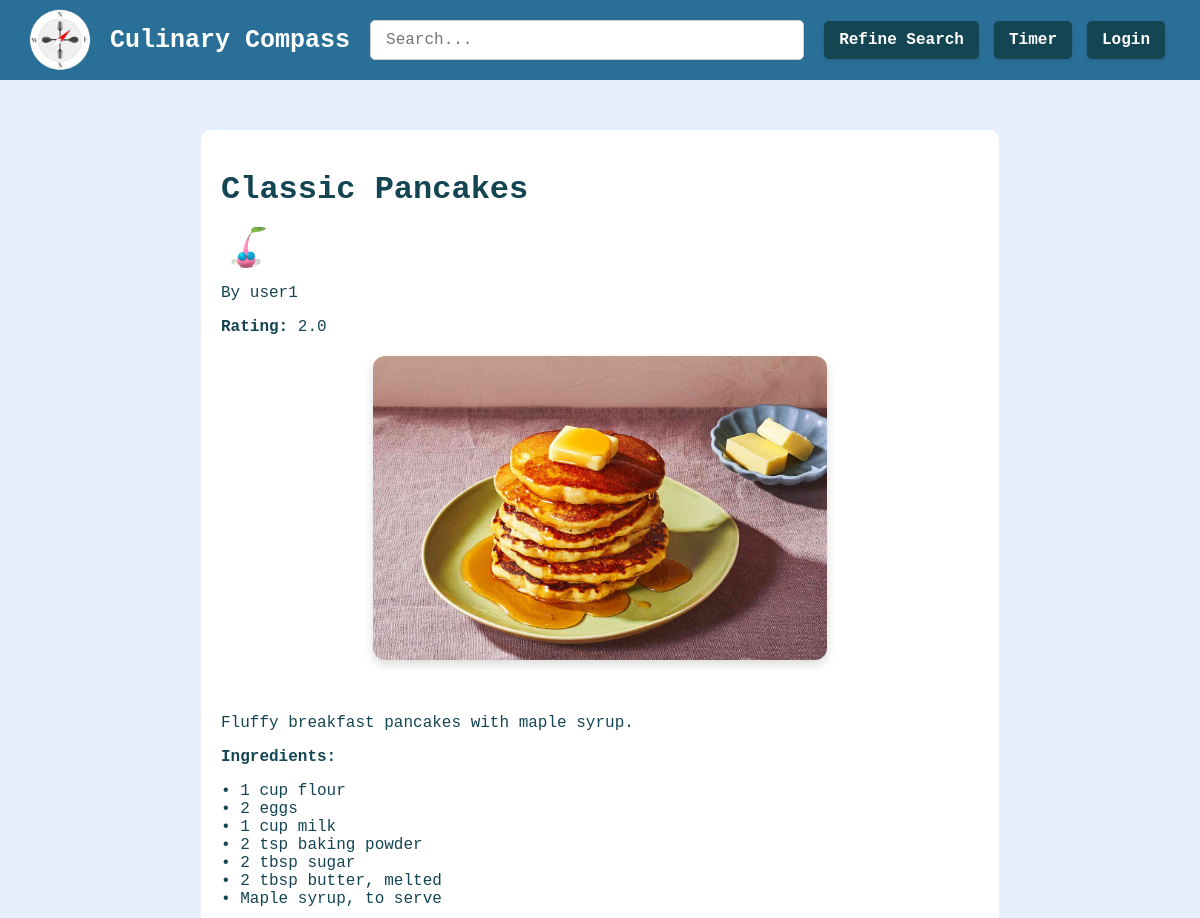
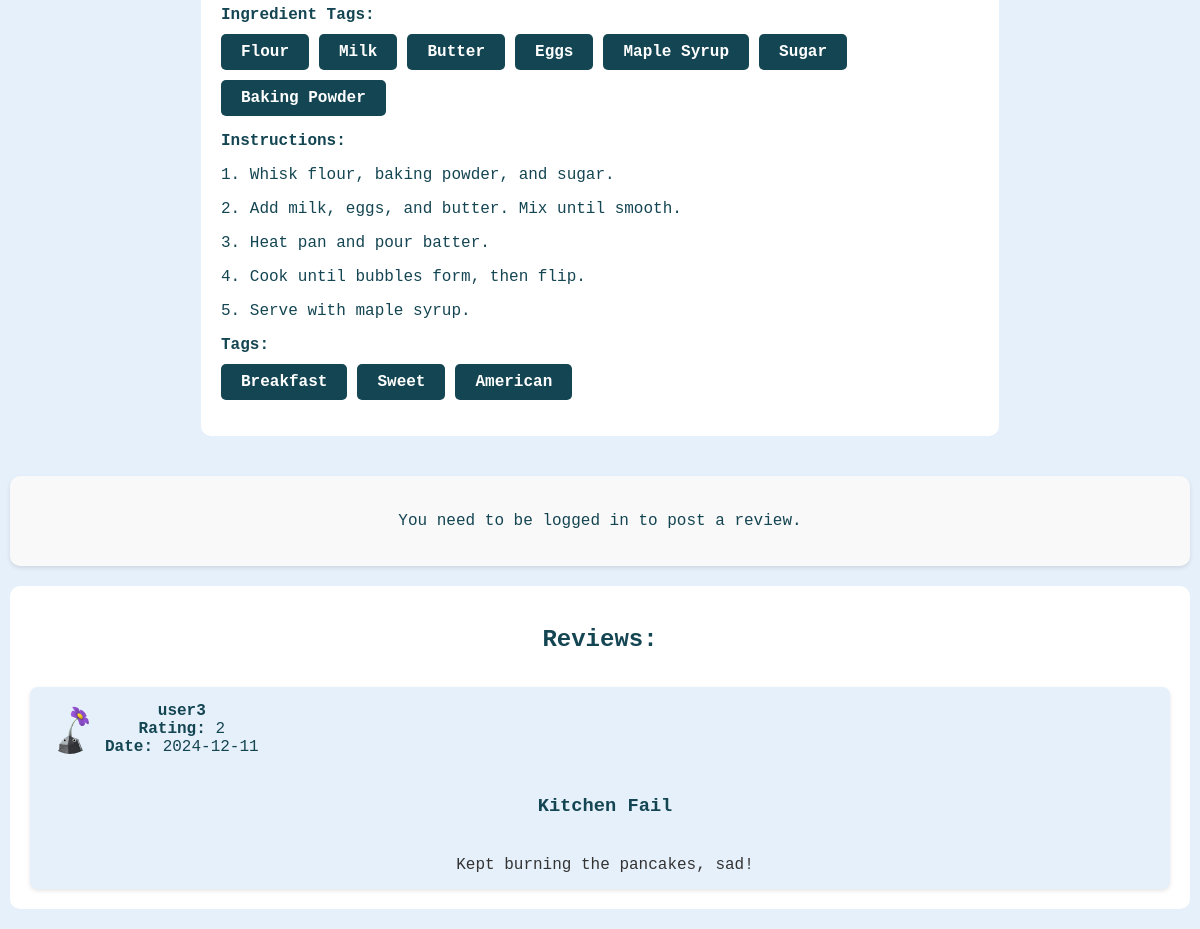
/recipe/3, run on the app's committed database (2 pictures, top to bottom).
### tables this page shows
CREATE TABLE recipes (
        id INTEGER PRIMARY KEY AUTOINCREMENT,
        user_id INTEGER NOT NULL,
        title TEXT NOT NULL,
        intro TEXT,
        ingredient_list TEXT,
        ingredient_tags TEXT,
        instructions TEXT,
        tags TEXT,
        rating REAL,
        image TEXT
    );

CREATE TABLE users (
        id INTEGER PRIMARY KEY AUTOINCREMENT,
        username TEXT NOT NULL UNIQUE,
        password TEXT NOT NULL,
        profile_picture TEXT NOT NULL,
        is_admin INTEGER DEFAULT 0,
        failed_attempts INTEGER DEFAULT 0,
        lockout_timer TIMESTAMP NULL
    );

CREATE TABLE reviews (
        id INTEGER PRIMARY KEY AUTOINCREMENT,
        recipe_id INTEGER NOT NULL,
        user_id INTEGER NOT NULL,
        rating INTEGER NOT NULL,
        review TEXT,
        title TEXT,
        date TEXT NOT NULL,
        profile_picture TEXT,
        FOREIGN KEY (recipe_id) REFERENCES recipes(id) ON DELETE CASCADE,
        FOREIGN KEY (user_id) REFERENCES users(id) ON DELETE CASCADE
    );

### MW aaaaa/app.py (the view, shortened to what this page needs)
@app.route('/recipe/<int:recipe_id>', methods=['GET', 'POST'])
def recipe_page(recipe_id):
    connection = get_db_connection()
    cursor = connection.cursor()
    connection.execute("PRAGMA foreign_keys = ON;")
    query_recipe = '''
    SELECT recipes.*, users.username AS writer_username, users.id AS writer_id, users.profile_picture AS writer_pic
    FROM recipes
    JOIN users ON recipes.user_id = users.id
    WHERE recipes.id = ?
    '''
    recipe = connection.execute(query_recipe, (recipe_id,)).fetchone()
    query_reviews = '''
    SELECT users.username, reviews.*, reviews.title AS review_title
    FROM reviews
    JOIN users ON reviews.user_id = users.id
    WHERE reviews.recipe_id = ?
    '''
    reviews = connection.execute(query_reviews, (recipe_id,)).fetchall()
    is_favourited = False
    user_review = None
    if 'user_id' in session:
        user_id = session['user_id']
        is_favourited = cursor.execute("SELECT 1 FROM favourites WHERE recipe_id = ? AND user_id = ?", (recipe_id, user_id)).fetchone() is not None
        user_review = cursor.execute(
            "SELECT * FROM reviews WHERE recipe_id = ? AND user_id = ?",
            (recipe_id, user_id)
        ).fetchone()
        query_annotations = '''
        SELECT annotations.highlighted_text, annotations.annotation_text
        FROM annotations
        JOIN users ON annotations.user_id = users.id
        WHERE annotations.recipe_id = ? AND annotations.user_id = ?
        '''
        annotations = connection.execute(query_annotations, (recipe_id, user_id)).fetchall()
    else:
        annotations = []
    connection.close()
    if recipe:
        tags_dict = json.loads(recipe['tags'])
        tags = []
        for tag_list in tags_dict.values():
            tags.extend(tag_list)
        ingredient_tags_dict = json.loads(recipe['ingredient_tags'])
        ingredient_tags = []
        for tag_list in ingredient_tags_dict.values():
            ingredient_tags.extend(tag_list)
        recipe_data = {
            "writer_username": recipe['writer_username'],
            "writer_id": recipe['writer_id'],
            "writer_pic": recipe['writer_pic'],
            "id": recipe['id'],
            "title": recipe['title'],
            "instructions": recipe['instructions'],
            "intro": recipe['intro'],
            "ingredient_list": recipe['ingredient_list'],
            "ingredient_tags": ingredient_tags,
            "tags": tags,
            "rating": recipe['rating'] if reviews else "N/A",
            "image": recipe['image'],
            "annotations": [
                {
                    "highlighted_text": a['highlighted_text'],
                    "annotation_text": a['annotation_text']
                } for a in annotations
            ],
            "reviews": [
                {
                    "user_id": r['user_id'],
                    "username": r['username'],
                    "profile_picture": r['profile_picture'],
                    "review_title": r['review_title'],
                    "review": r['review'],
                    "rating": r['rating'],
                    "date": r['date']
                } for r in reviews
            ]
        }
        recipe_data["instructions"] = highlight_text(recipe_data["instructions"], recipe_data["annotations"])
        return render_template('recipepage.html', recipe=recipe_data, tags=tags, ingredient_tags=ingredient_tags, is_favourited=is_favourited, user_review=user_review)
    else:
        return "Page not found", 404

### MW aaaaa/app.py (called while the page is built)
def get_db_connection():
    connection = sqlite3.connect('my-database.db')
    connection.row_factory = sqlite3.Row
    return connection

def highlight_text(instructions, annotations):
    for i, ann in enumerate(annotations):
        pattern = re.escape(ann['highlighted_text'])
        replacement = f'<mark class="highlighted-text" id="highlight-{i}" data-index="{i}">{ann["highlighted_text"]}</mark>'
        instructions = re.sub(pattern, replacement, instructions, count=1)
    return Markup(instructions)

### MW aaaaa/templates/recipepage.html (shortened to what this page needs)
{% extends 'base.html' %}
{% block content %}
        <div class="content-wrapper{% if not session.get('logged_in') %} guest-view{% endif %}">
        <div class="recipe-info{% if not session.get('logged_in') %} guest-view{% endif %}">
                <h1>{{ recipe['title'] }}</h1>
                <a href="{{ url_for('profile', user_id=recipe['writer_id']) }}">
                    <img src="{{ url_for('static', filename=recipe['writer_pic'] if recipe['writer_pic'] else 'images/default_profile.png') }}" alt="Profile Picture" class="profile-pic">
                    <p>By {{ recipe['writer_username'] }}</p>
                </a>
                <p><strong>Rating:</strong> <span class="rating">{{ recipe['rating'] }}</span></p>
                {% if recipe.image %}
                    <div class="recipe-image-container">
                        <img src="{{ url_for('static', filename=recipe.image) }}" alt="{{ recipe.title }} Image" class="recipe-main-image">
                    </div>
                {% endif %}
                <br>
                <p> {{ recipe['intro']}}</p>
                <p><strong>Ingredients:</strong></p>
                <p> {{ recipe['ingredient_list']|replace('\n', '<br>')|safe }}</p>
                <p><strong>Ingredient Tags:</strong></p>
                    <div class="recipe-tags">
                        {% for tag in ingredient_tags %}
                            <a href="{{ url_for('search') }}?ingredients={{ tag }}" class="dark-button">{{ tag }}</a>
                        {% endfor %}
                    </div>
                <p><strong>Instructions:</strong></p>
                <div id="recipe-instructions">
                    <div id="instructions-text">
                        {% for line in recipe['instructions'].split('\n') %}
                            <p>{{ line }}</p>
                        {% endfor %}
                    </div>
                </div>
                <p><strong>Tags:</strong>
                    <form method="POST">
                        <div class="recipe-tags">
                            {% for tag in recipe['tags'] %}
                                <a href="{{ url_for('search') }}?tags={{ tag }}" class="dark-button">{{ tag }}</a>
                            {% endfor %}
                        </div>
                    </form>
                </p>
            </div>
    </div>
    <div class="review-form">
        {% if session.get('logged_in') %}
            {% if session['user_id'] == recipe.writer_id %}
                <p>You cannot review your own recipe.</p>
            {% elif user_review %}
                <h2>Edit Your Review</h2>
                <form method="POST">
                    <input type="hidden" name="action" value="edit_review">
                    <div class="form-group">
                        <label for="review_title">Review Title:</label>
                        <input type="text" id="review_title" name="review_title" value="{{ user_review['title'] }}" required>
                    </div>
                    <br>
                    <div class="form-group">
                        <label for="rating">Rating (1-5):</label>
                        <input type="number" id="rating" name="rating" min="1" max="5" value="{{ user_review['rating'] }}" required>
                    </div>
                    <br>
                    <div class="form-group">
                        <label for="review">Your Review:</label>
                        <textarea id="review" name="review" required>{{ user_review['review'] }}</textarea>
                    </div>
                    <br>
                    <button type="submit" class="submit-button">Update Review</button>
                </form>
            {% else %}
                <h2>Submit Your Review</h2>
                <form method="POST">
                    <input type="hidden" name="action" value="submit_review">
                    <input type="hidden" name="action" value="submit_review">
                    <div class="form-group">
                        <label for="review_title">Review Title:</label>
                        <input type="text" id="review_title" name="review_title" maxlength="50" required>
                    </div>
                    <br>
                    <div class="form-group">
                        <label for="rating">Rating (1-5):</label>
                        <input type="number" id="rating" name="rating" min="1" max="5" required>
                    </div>
                    <br>
                    <div class="form-group">
                        <label for="review">Your Review:</label>
                        <textarea id="review" name="review" maxlength="30000" required></textarea>
                    </div>
                    <br>
                    <button type="submit" class="submit-button">Submit Review</button>
                </form>
            {% endif %}
        {% else %}
            <p>You need to be logged in to post a review.</p>
        {% endif %}
    </div>
    <div class="reviews-section">
        <h2>Reviews:</h2>
        {% for review in recipe['reviews'] %}
            <div class="review">
                <div class="profile">
                    <a href="{{ url_for('profile', user_id=review['user_id']) }}">
                    <img src="{{ url_for('static', filename=review['profile_picture'] if review['profile_picture'] else 'images/default_profile.png') }}" alt="Profile Picture" class="profile-pic">
                    <div class="review-header">
                        <p><strong>{{ review['username'] }}</strong></p>
                        </a>
                        <p><strong>Rating:</strong> {{ review['rating'] }}</p>
                        <p><strong>Date:</strong> {{ review['date'] }}</p>
                    </div>
                </div>
                <h3 class="review-title">{{ review['review_title'] }}</h3>
                <p class="review-text">{{ review['review'] }}</p>
            </div>
        {% else %}
            <p>No reviews available.</p>
        {% endfor %}
    </div>
{% endblock %}

### MW aaaaa/static/stylesheet.css (style rules this page uses)
* { font-family: 'Cascadia Code', monospace; box-sizing: border-box; color:#144552; }
body { margin: 10px; padding-top: 100px; text-align: center; background-color: #e6f0fa; background-size: cover; background-position: center; background-repeat: no-repeat; background-attachment: fixed; }
a { cursor: pointer; color: inherit; text-decoration: none; }
.content-wrapper { display: flex; gap: 20px; padding: 20px; align-items: stretch; }
.content-wrapper.guest-view { display: block; gap: 20px; padding: 20px; align-items: stretch; }
.recipe-info { width: 70%; background-color: white; border-radius: 10px; padding: 20px; text-align: left; }
.recipe-info.guest-view { width: 70%; margin-left: auto; margin-right: auto; float: none; display: block; }
.recipe-info h1, .recipe-info p { margin-bottom: 10px; }
.recipe-tags { display: flex; flex-wrap: wrap; gap: 10px; justify-content: flex-start; }
.dark-button { display: inline-flex; align-items: center; justify-content: center; padding: 10px 20px; font-size: 1rem; font-weight: bold; border-radius: 5px; border: none; background-color: #144552; color: white; cursor: pointer; line-height: 1; user-select: none; transition: background-color 0.3s; }
.recipe-image-container { text-align: center; margin: 20px 0; }
.recipe-main-image { width: 60%; height: auto; display: block; margin: 0 auto 20px auto; border-radius: 12px; box-shadow: 0 4px 10px rgba(0, 0, 0, 0.15); }
.reviews-section { margin: 20px 0; padding: 20px; background-color: white; border-radius: 10px; display: flex; flex-direction: column; gap: 15px; }
.review { background-color: #e6f0fa; padding: 15px; border-radius: 8px; box-shadow: 0 2px 4px rgba(0,0,0,0.1); display: flex; flex-direction: column; gap: 10px; }
.profile { display: flex; align-items: center; margin-bottom: 10px; }
.profile-pic { width: 50px; height: 50px; border-radius: 50%; margin-right: 10px; object-fit: cover; }
.review-header { display: flex; flex-direction: column; }
.review-header p { margin: 0; }
.review-title { margin-left: 10px; }
.review-text { margin: 10px 0 0 10px; font-size: 1em; color: #333; }
.review-form { background-color: #f9f9f9; padding: 20px; border-radius: 10px; box-shadow: 0 2px 4px rgba(0,0,0,0.1); display: flex; flex-direction: column; gap: 15px; margin-top: 20px; }
.recipe-info, #annotation-sidebar { flex-grow: 1; height: auto; overflow-y: auto; }

### data on the page
recipes: title "Classic Pancakes", rating "2.0", image (picture), intro "Fluffy breakfast pancakes with maple syrup.", ingredient_list "• 1 cup flour • 2 eggs • 1 cup milk • 2 tsp baking powder • 2 tbsp sugar • 2 tbsp butter, melted • Maple syrup, to serve"
users: profile_picture (picture), writer_username "user1"
reviews: profile_picture (picture), username "user3", rating "2", date "2024-12-11", review_title "Kitchen Fail", review "Kept burning the pancakes, sad!"

### other printed values
{{ tag }} "Flour" "Milk" "Butter" "Eggs" "Maple Syrup" "Sugar" "Baking Powder"
{{ line }} "1. Whisk flour, baking powder, and sugar." "2. Add milk, eggs, and butter. Mix until smooth." "3. Heat pan and pour batter." "4. Cook until bubbles form, then flip." "5. Serve with maple syrup."
{{ tag }} "Breakfast" "Sweet" "American"
